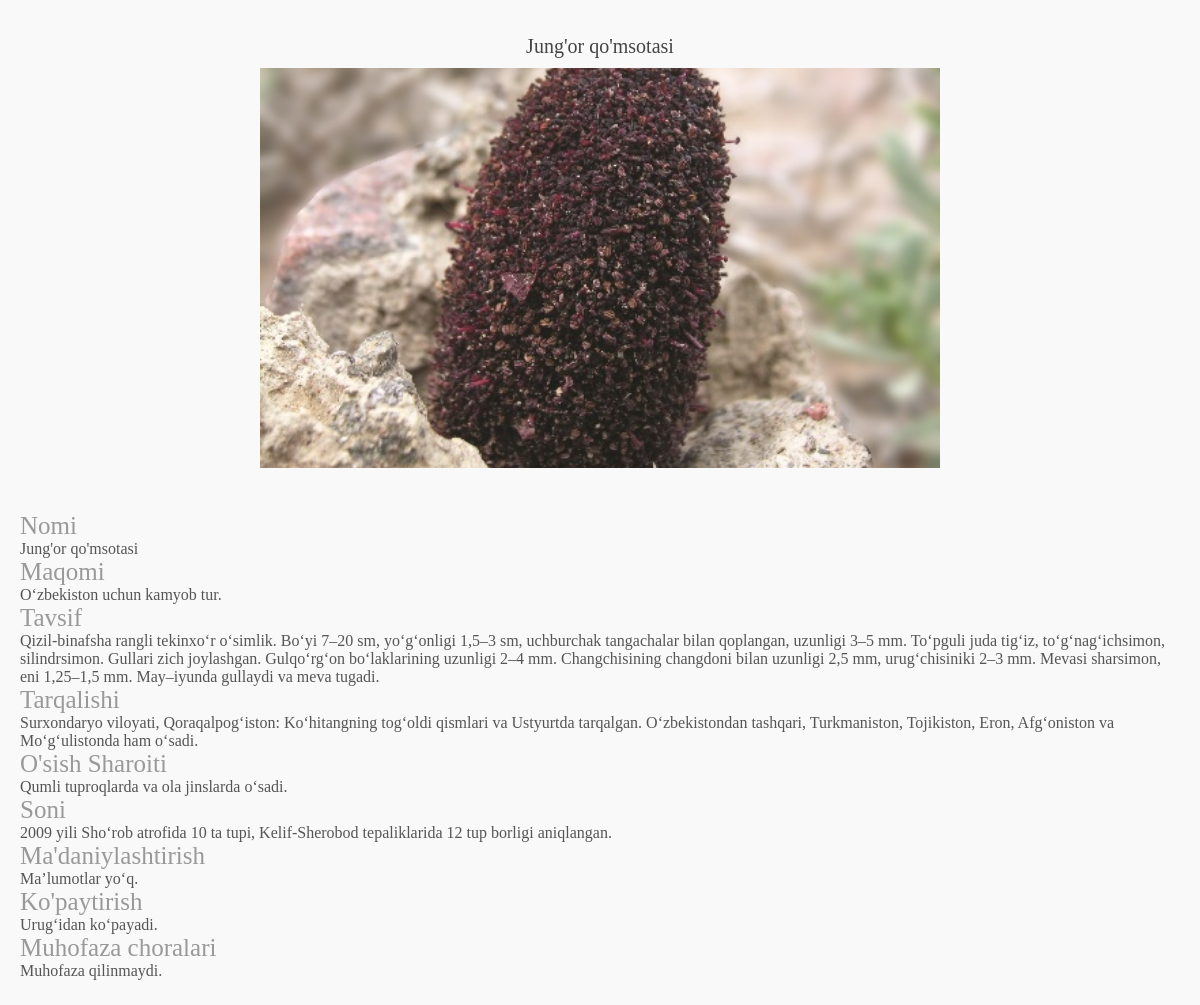
/osimlik/4/, run on the app's committed database.
### redmap/models.py (models this page shows, shortened)
class Osimlik(models.Model):
    oilasi = models.ForeignKey(Oilasi, on_delete=models.CASCADE)
    nomi = models.CharField(max_length=255)
    maqomi = models.TextField()
    tavsif = models.TextField()
    tarqalishi = models.TextField()
    sharoiti = models.TextField()
    soni = models.TextField()
    kupayishi = models.CharField(max_length=255)
    ozgarish_sabablari = models.TextField()
    madaniylashtirish = models.TextField()
    muhofaza_choralari = models.TextField()
    img = models.ImageField(upload_to="nature/", default="")
    class Meta:
        verbose_name = ("O'simlik")
        verbose_name_plural = ("O'simliklar")

### redmap/views.py (the view)
# urls.py: path('osimlik/<int:id>/',osimlikview,name="osimlik"),
def osimlikview(request,id):
    osimlik = get_object_or_404(Osimlik,id=id)
    return render(request,"osimlik_detail.html",{"osimlik":osimlik})

### templates/osimlik_detail.html (shortened to what this page needs)
{% load static  %}
<!DOCTYPE html>
<html lang="en">
<head>
    <link rel="stylesheet" href="{% static 'modal.css' %}">
</head>
<body>
    <div class="inner-content">
		<div class="inner-wrapper">
			<div class="picture-blog">
				<h1 class="picture-blog-name">{{osimlik.nomi}}</h1>
				<img src="{{ osimlik.img.url }}" alt=".....">
			</div>
			<div class="comment-blog">
				<div class="blog">
                    <h3>Nomi</h3>
                    <p>{{osimlik.nomi}}</p>
                </div>
				<div class="blog">
                    <h3>Maqomi</h3>
                    <p>{{osimlik.maqomi}}</p>
                </div>
				<div class="blog">
                    <h3>Tavsif</h3>
                    <p>{{osimlik.tavsif}}</p>
                </div>
				<div class="blog">
                    <h3>Tarqalishi</h3>
                    <p>{{osimlik.tarqalishi}}</p>
                </div>
				<div class="blog">
                    <h3>O'sish Sharoiti</h3>
                    <p>{{osimlik.sharoiti}}</p>
                </div>
				<div class="blog">
                    <h3>Soni</h3>
                    <p>{{osimlik.soni}}</p>
                </div>
				<div class="blog">
                    <h3>Ma'daniylashtirish</h3>
                    <p>{{osimlik.madaniylashtirish}}</p>
                </div>
				<div class="blog">
                    <h3>Ko'paytirish</h3>
                    <p>{{osimlik.kupayishi}}</p>
                </div>
				<div class="blog">
                    <h3>Muhofaza choralari</h3>
                    <p>{{osimlik.muhofaza_choralari}}</p>
                </div>
			</div>
		</div>
	</div>
</body>
</html>

### static/modal.css (style rules this page uses)
* { padding:0px; margin:0px; box-sizing:border-box; text-decoration:none; }
.inner-content { width:100%; min-height:100vh; padding:15px 10px; background-color:#f9f9f9; }
.inner-wrapper { width:100%; height:100%; display: flex; flex-direction: column; gap: 20px; align-items: center; justify-content: center; }
.picture-blog { width:min(100%,700px); padding: 10px; border-radius: 10px; }
.picture-blog h1 { text-align: center; font-size: 20px; font-weight: 500; padding: 10px 0; color: #444; }
.picture-blog img { width:min(100%,700px); height: 400px; object-fit: cover; object-position: center; }
.comment-blog { width: 100%; height: min(100%,400px); padding: 10px; border-radius: 10px; flex-direction: column; align-items: left; gap: 10px; }
.blog h3 { font-size: 25px; font-weight: 400; color: #999; }
.blog p { color: #555; }

### data on the page
Osimlik: nomi "Jung'or qo'msotasi", img (picture), maqomi "O‘zbekiston uchun kamyob tur.", tavsif "Qizil-binafsha rangli tekinxo‘r o‘simlik. Bo‘yi 7–20 sm, yo‘g‘onligi 1,5–3 sm, uchburchak tangachalar bilan qoplangan, uzunligi 3–5 mm. To‘pguli juda tig‘iz, to‘g‘nag‘ichsimon, silindrsimon. Gullari zich joylashgan. Gulqo‘rg‘on bo‘laklarining uzunligi 2–4 mm. Changchisining changdoni bilan uzunligi 2,5 mm, urug‘chisiniki 2–3 mm. Mevasi sharsimon, eni 1,25–1,5 mm. May–iyunda gullaydi va meva tugadi.", tarqalishi "Surxondaryo viloyati, Qoraqalpog‘iston: Ko‘hitangning tog‘oldi qismlari va Ustyurtda tarqalgan. O‘zbekistondan tashqari, Turkmaniston, Tojikiston, Eron, Afg‘oniston va Mo‘g‘ulistonda ham o‘sadi.", sharoiti "Qumli tuproqlarda va ola jinslarda o‘sadi.", soni "2009 yili Sho‘rob atrofida 10 ta tupi, Kelif-Sherobod tepaliklarida 12 tup borligi aniqlangan.", madaniylashtirish "Maʼlumotlar yo‘q.", kupayishi "Urug‘idan ko‘payadi.", muhofaza_choralari "Muhofaza qilinmaydi."
